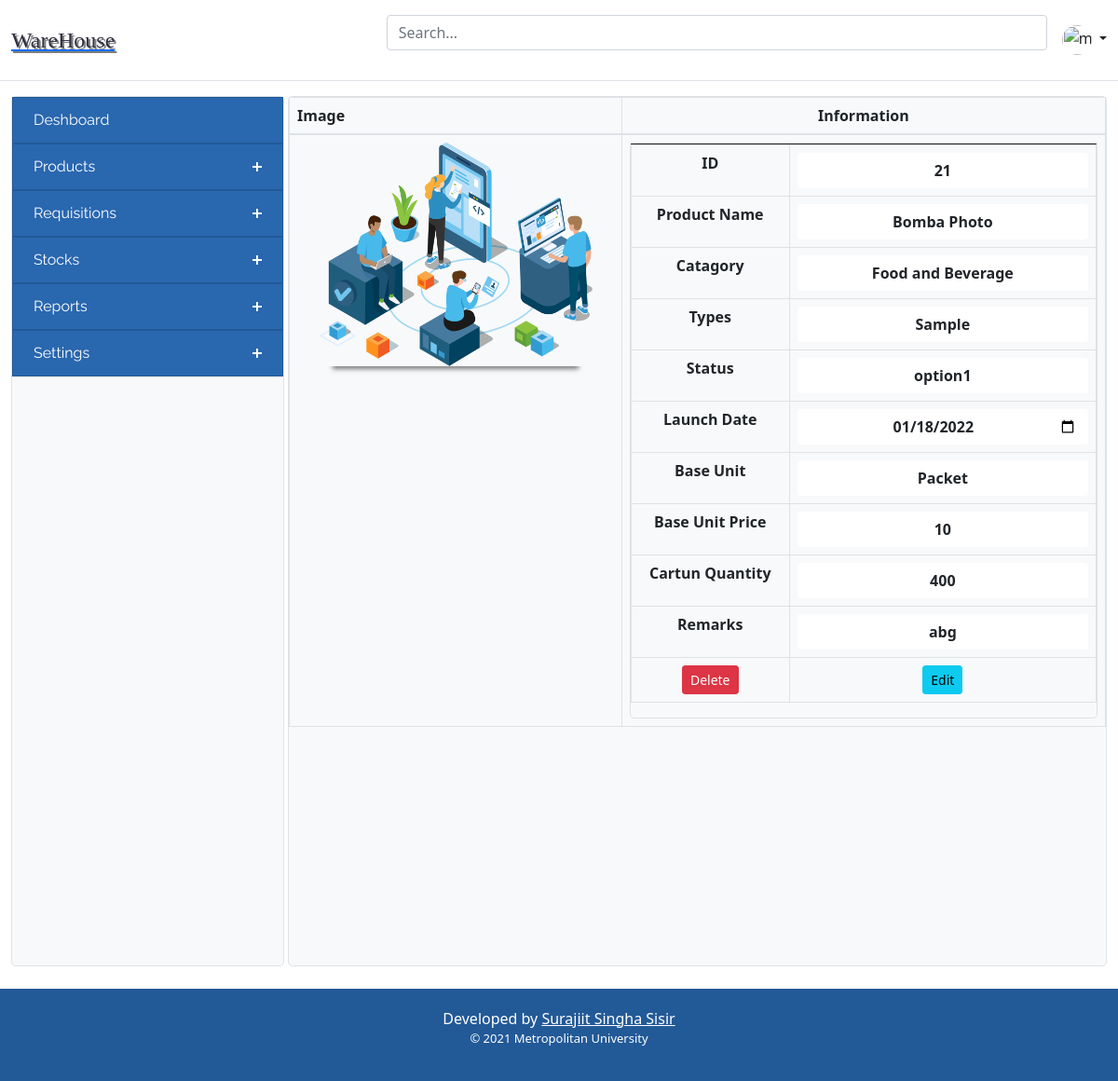
The page /product_view/21 on the database its author committed.
### tables this page shows
CREATE TABLE `table_product` (
  `id` int(11) NOT NULL,
  `product_name` varchar(100) NOT NULL,
  `catagory` varchar(100) NOT NULL,
  `type` varchar(60) NOT NULL,
  `source` varchar(100) NOT NULL,
  `activity` varchar(60) NOT NULL,
  `lunch_date` date NOT NULL,
  `image` varchar(255) NOT NULL,
  `base_unit` varchar(100) NOT NULL,
  `base_qnty_price` double NOT NULL,
  `carton` int(11) NOT NULL,
  `carton_price` double NOT NULL,
  `remarks` varchar(255) NOT NULL,
  `created` timestamp NOT NULL DEFAULT current_timestamp()
);

### application/controllers/ProductController.php (called while the page is built, shortened)
<?php
class ProductController extends CI_Controller {
	public function __construct(){
		$this->load->helper(array('form', 'url'));
        $this->load->library('form_validation');
		$this->load->model('Product_Model');
        $this->load->model('Stock_model');
	}
    public function product_view($id){
        $data['header_src'] = $this->load->view('inc/header_src', '', true);
        $data['header'] = $this->load->view('inc/header', '', true);
        $data['sidebar'] = $this->load->view('inc/sidebar', '', true);
        $data['footer'] = $this->load->view('inc/footer', '', true);
        $data['product_info'] = $this->Product_Model->select_single_row($id);
        $this->load->view('Componants/product_view', $data);
    }
}

### index.php (called while the page is built, shortened)
<?php
require_once BASEPATH.'core/CodeIgniter.php';

### application/models/Product_Model.php (called while the page is built, shortened)
<?php
    class Product_Model extends CI_Model {
        public function select_single_row($id){
            $this->db->where('id', $id);
            $query = $this->db->get('table_product')->row();
            return $query;
        }
}
?>

### application/views/Componants/product_view.php (the view)
<?= $header_src;?>
<main>
<?= $header; ?>
        <div class="container-fluid pb-4">
        <div class="d-grid gap-1" style="grid-template-columns: 1fr 3fr;">
            <?= $sidebar;?>
            <div class="bg-light border rounded-3">
                <table class="table table-bordered">
            <thead>
              <tr>
                <th scope="col">Image</th>
                <th class="text-center" scope="col">Information</th>
              </tr>
            </thead>
            <tbody>
              <tr>
                <th scope="col">
                  <div class="zoom-image-container" align="center" class="text-center">
                    <div class="zoom-image" src="<?= base_url('image/bill.jpg')?>">
                      <img height="240px" src="<?= base_url($product_info->image)?>" />
                    </div>
                  </div>
                </th>
                <th>
                  <div class="border rounded-3">
                    <table class="table font-weight-bold table-hover table-bordered">
                      <form method="post" action="<?= base_url()?>product_update_view">
                      <tr>
                      <tr>
                        <td align="center">ID</td>
                        <td align="center"><input class="form-control text-center font-weight-bold border-0" type="text" name="id" value="<?= $product_info->id?>"></td>
                      </tr>
                      <tr>
                        <td align="center">Product Name</td>
                        <td align="center"><input class="form-control text-center font-weight-bold border-0" type="text" name="product_name" value="<?= $product_info->product_name?>"></td>
                      </tr>
                      <tr>
                        <td align="center">Catagory</td>
                        <td align="center"><input class="form-control text-center font-weight-bold border-0" type="text" name="catagory" value="<?= $product_info->catagory?>"></td>
                      </tr>
                      <tr>
                        <td align="center">Types</td>
                        <td align="center"><input class="form-control text-center font-weight-bold border-0" type="text" name="type" value="<?= $product_info->type?>"></td>
                      </tr>
                      <tr>
                        <td align="center">Status</td>
                        <td align="center"><input class="form-control text-center font-weight-bold border-0" type="text" name="activity" value="<?= $product_info->activity?>"></td>
                      </tr>
                      <tr>
                        <td align="center">Launch Date</td>
                        <td align="center"><input class="form-control text-center font-weight-bold border-0" type="date" name="lunch_date" value="<?= $product_info->lunch_date?>"></td>
                      </tr>
                      <tr>
                        <td align="center">Base Unit</td>
                        <td align="center"><input class="form-control text-center font-weight-bold border-0" type="text" name="base_unit" value="<?= $product_info->base_unit?>"></td>
                      </tr>
                      <tr>
                        <td align="center">Base Unit Price</td>
                        <td align="center"><input class="form-control text-center font-weight-bold border-0" type="text" name="base_qnty_price" value="<?= $product_info->base_qnty_price?>"></td>
                      </tr>
                      <tr>
                        <td align="center">Cartun Quantity</td>
                        <td align="center"><input class="form-control text-center font-weight-bold border-0" type="text" name="carton_price" value="<?= $product_info->carton_price?>"></td>
                      </tr>
                      <tr>
                        <td align="center">Remarks</td>
                        <td align="center"><input class="form-control text-center font-weight-bold border-0" type="text" name="remarks" value="<?= $product_info->remarks?>"></td>
                      </tr>
                      <tr>
                        <td align="center"><a class="btn btn-danger btn-sm" href="<?= base_url()?>delete_product/<?= $product_info->id?>">Delete</a></td>
                        <td align="center"><a href=""><button type="submit" class="btn btn-info btn-sm">Edit</button></a></td>
                      </tr>
                      </form>
                    </table>
                  </div>
                </th>
              </tr>
            </tbody>
          </table>
                <br><br><br><br><br><br><br><br><br><br>
            </div>
        </div>
    </div>
  </main>
</body>
<?= $footer; ?>

### assets/css/viewProducts.css (style rules this page uses)
.zoom-image-container { position: relative; transform: translate(0%, 0%); z-index: 2; }
.zoom-image { cursor: zoom-in; position: relative; }
.zoom-image img { border-radius: 5px; box-shadow: 0 18px 5px -15px rgba( 0, 0, 0, .5 ); }

### rows shown on the page
table_product: image (picture), id "21", product_name "Bomba Photo", catagory "Food and Beverage", type "Sample", activity "option1", lunch_date "01/18/2022", base_unit "Packet", base_qnty_price "10", carton_price "400", remarks "abg"
